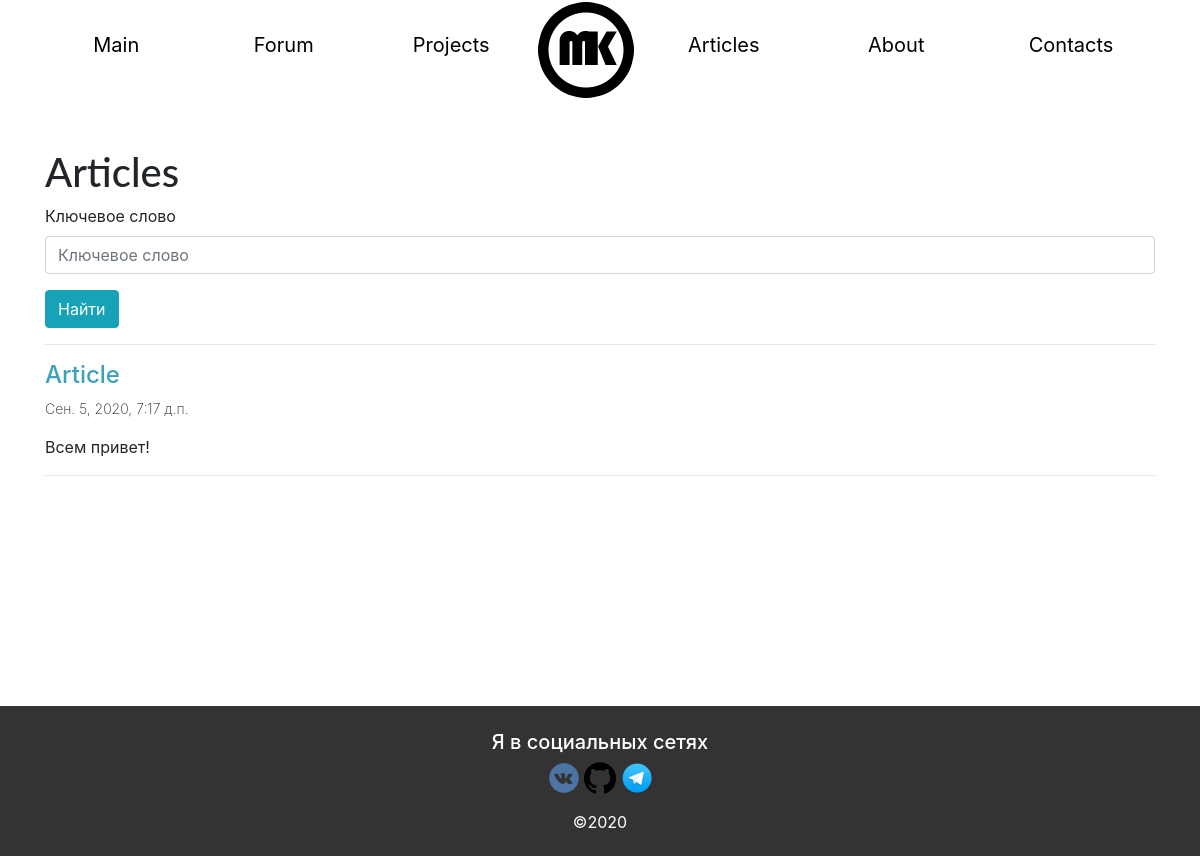
The app's page /articles/, older data.
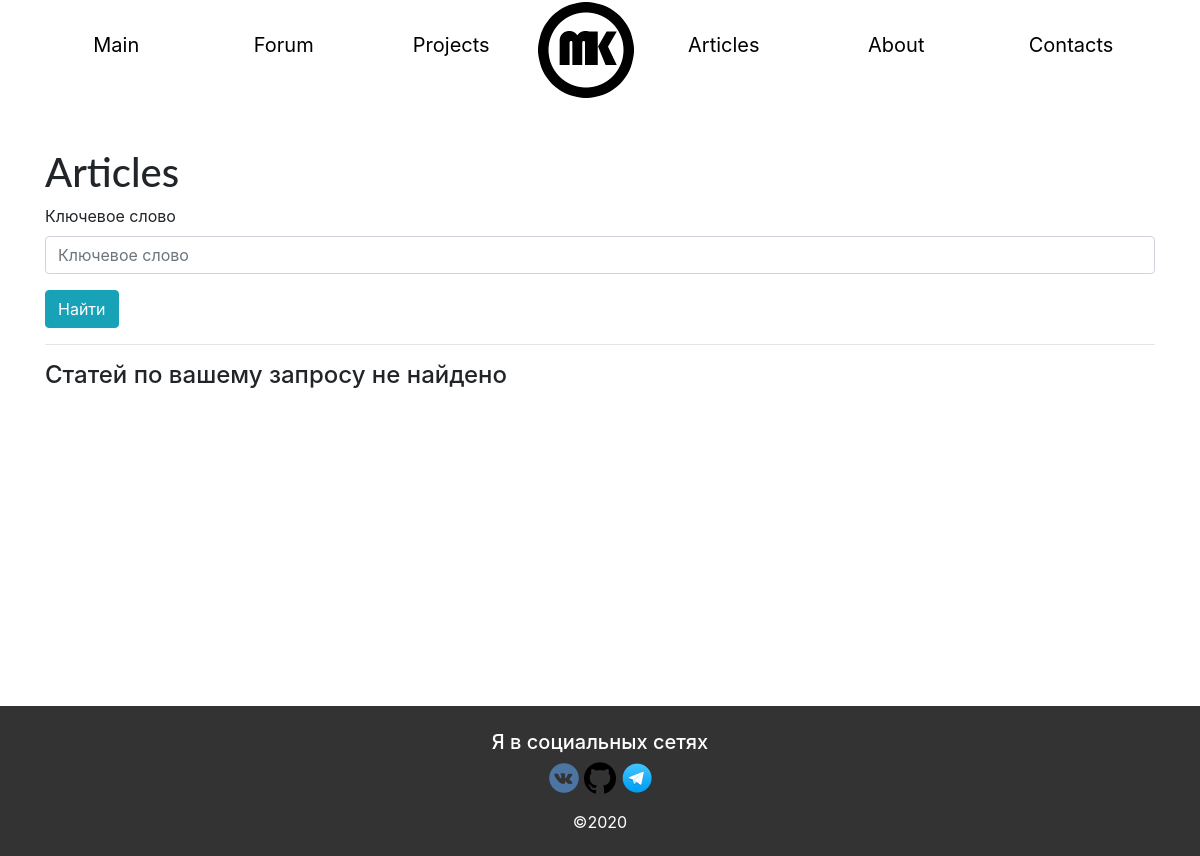
The same page, newer data.
### main/models.py (models this page shows, shortened)
class Article(models.Model):
	title = models.CharField(max_length=150, db_index=True, verbose_name='Название статьи')
	description = models.TextField(max_length=2000, db_index=True, verbose_name='Краткое описание статьи')
	content = RichTextField(blank=True, db_index=True, verbose_name='Текст статьи')
	date_pub = models.DateTimeField(auto_now_add=True, verbose_name='Дата публикации')
	class Meta:
		verbose_name='Статья'
		verbose_name_plural='Статьи'
		ordering = ['-date_pub']

### main/views.py (the view)
# urls.py: path('articles/', articles, name='articles_name'),
def articles(request):
	if 'search' in request.GET:
		search = request.GET['search']
		articles = Article.objects.filter(Q(title__icontains=search)|Q(content__icontains=search))
	else:
		articles = Article.objects.all()
	form = SearchForm()
	paginator = Paginator(articles, 5)
	page_number = request.GET.get('page', default=1)
	page = paginator.get_page(page_number)
	is_paginated = page.has_other_pages()
	prev_url = '?page={}'.format(page.previous_page_number()) if page.has_previous() else ''
	next_url = '?page={}'.format(page.next_page_number()) if page.has_next() else ''
	context={'page_object': page,
			 'is_paginated': is_paginated,
			 'next_url':next_url,
			 'prev_url':prev_url,
			 'articles': articles,
		     'page': page,
		     'form': form,
		     }
	return render(request, 'main/articles_page.html', context)

### main/forms.py
class SearchForm(forms.Form):
	search = forms.CharField(required=False, max_length=20, label='Ключевое слово')

### main/templates/main/articles_page.html (shortened to what this page needs)
{% extends "layout/basic.html" %}
{% load bootstrap4 %}
{% block content %}
	<h1 class="">Articles</h1>
	<form method="get">
		{% bootstrap_form form show_label=False %}
		<input type="submit" class='btn btn-info' name="Найти" value="Найти">
	</form>
	<hr>
	{% if page_object.object_list %}
		{% for article in page_object.object_list %}
			<h4><a class="links" href="{% url 'main:article_detail_name' pk=article.pk %}">{{ article.title }}</a></h2>
			<p class="date_pub">{{ article.date_pub }}</p>
			<p class="mt-3">{{ article.description }}</p>
			<hr>
		{% endfor %}
	{% else %}
		<h4>Статей по вашему запросу не найдено</h4>
	{% endif %}
{% endblock content %}

### main/templates/layout/basic.html (shortened to what this page needs)
{% load bootstrap4 %}
{% load static %}
<!DOCTYPE html>
<html>
<head>
	{% bootstrap_css %}
	<link rel="stylesheet" type="text/css" href="{% static 'style.css' %}">
</head>
<body>
	<nav class="container nav nav-pills nav-fill" >
	  	<a class="boton1" href="{% url 'main:index_name'%}">Main</a>
	  	<a class="boton2" href="{% url 'forum:index_name' %}">Forum</a>
	  	<a class="boton1" href="{% url 'main:projects_name' %}">Projects</a>
	  	<img class='logo' src="{% static 'img/mk.jpg' %}">
	  	<a class="boton1" href="{% url 'main:articles_name' %}">Articles</a>
	  	<a class="boton1" href="{% url 'main:about_name' %}">About</a>
	  	<a class="boton1" href="{% url 'main:contacts_name' %}">Contacts</a>
	</nav>
	<div class="container mt-5" >
		<div class="main">
			{% block content %}{% endblock content %}
		</div>
	</div>
	<div class="footer mt-5 pt-4" >
		<h5 style="color:white">Я в социальных сетях</h3>
		<a href="https://vk.com/heycrazypeople">
			<img class='icon' src="{% static 'img/vk.png' %}">
		</a>
		<a href="https://github.com/Milirik">
			<img class='icon' src="{% static 'img/github.png' %}">
		</a>
		<a href="https://t.me/kirill_109">
			<img class='icon' src="{% static 'img/telegram.png' %}">
		</a>
		<p class="mt-3" style="color:white">©2020</p>
	</div>
</body>
</html>

### main/static/style.css (style rules this page uses)
.main { min-height: calc(100vh - 290px); }
.icon { height: 32px; width: 32px; }
.footer { height:150px; background-color: #333333; min-height: 100px; text-align: center; }
a.boton1 { color: black; text-decoration:none; display:block; width:100px; text-align:center; margin:20px auto; padding:10px 10px; transition:all 0.3s; font-size: 20px; }
a.boton2 { color: black; text-decoration:none; display:block; width:90px; text-align:center; margin:20px auto; padding:10px 10px; transition:all 0.3s; font-size: 20px; }
.logo { max-width: 100px; height: auto; }
h1 { font-family: Lato, sans-serif; }

Row changes from the older to the newer data that the page shows:
removed Article: title "Article", date_pub "Сен. 5, 2020, 7:17 д.п.", description "Всем привет!"
Text that changed along with them:
text now shown: "Статей по вашему запросу не найдено"
